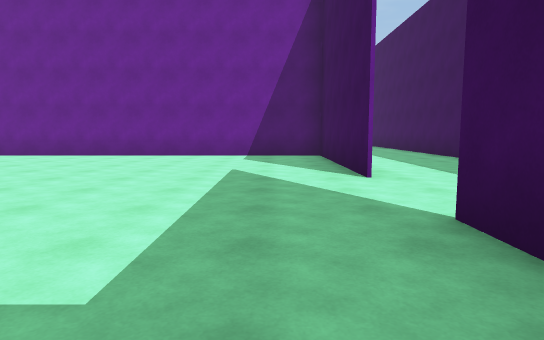
View 1 (above)

12 first-person views from a walk through a scene from a Unity 3-D project. The camera is 1.3 m above the floor, tilts 6° down and sees 75° across. The floor is counted in squares, 2 m on a side. Each view is taken from the middle of a square. On the plan, view 1 faces up. The plan holds only what a view shows up to about 10 squares ahead; the rest is blank. The place goes on beyond the plan. The player is left out.

View 2
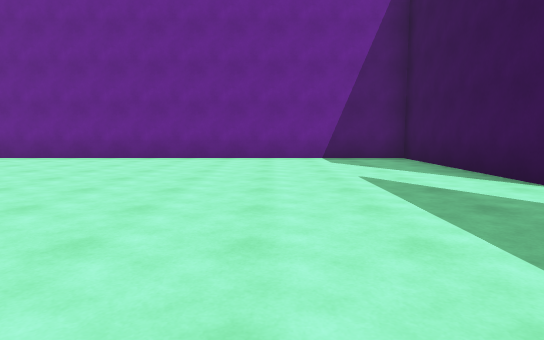

View 3
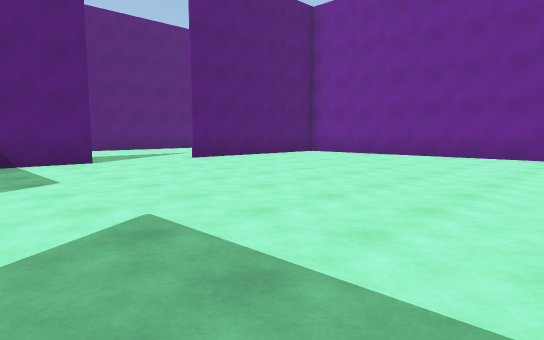

View 4
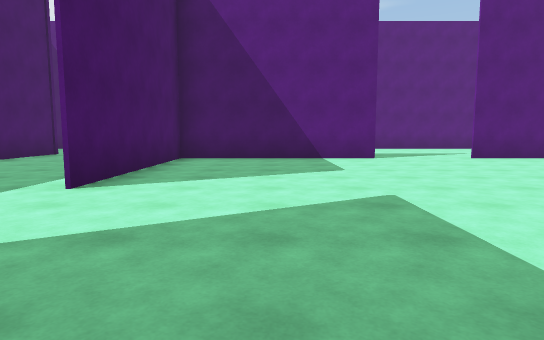

View 5
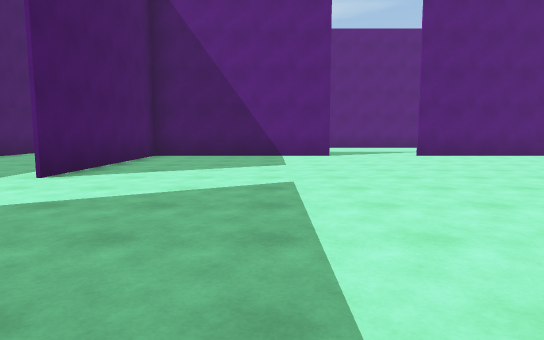

View 6
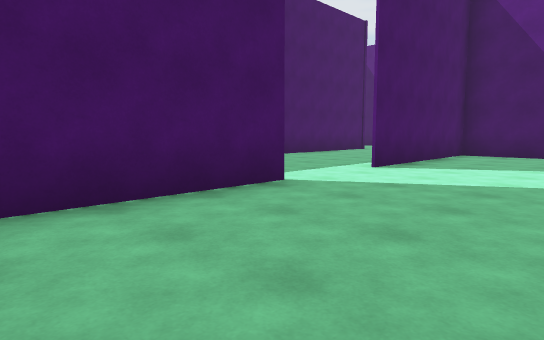

View 7
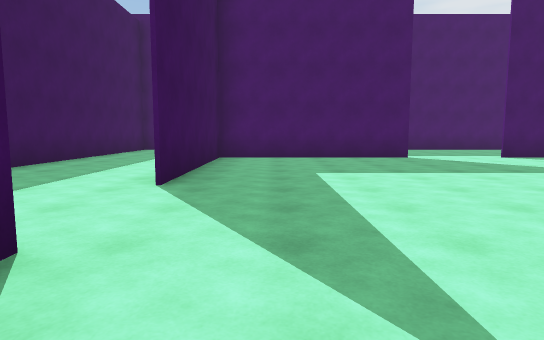

View 8
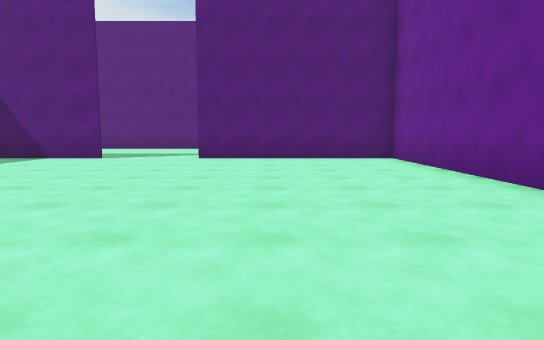

View 9
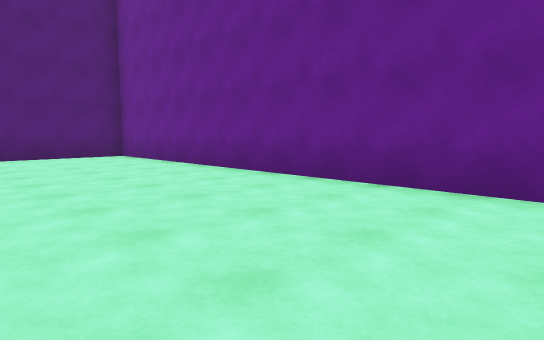

View 10
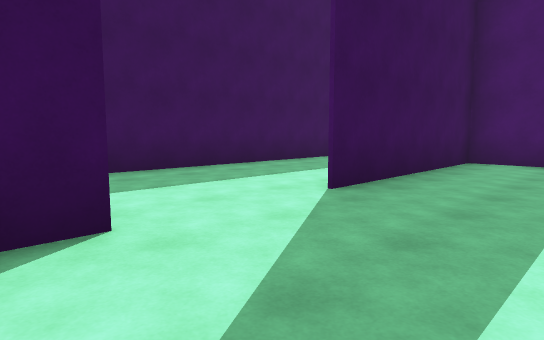

View 11
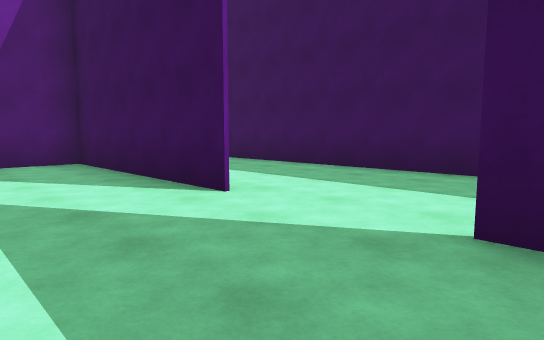

View 12
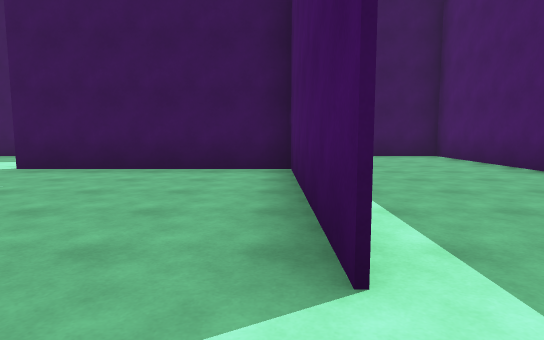

### Floor plan
Points are (right, up) in squares from view 1. A wall is a line through its corners. A room is listed if a view was taken in it or the views show most of it. See-through windows are left out.
Room 1 (views 1, 2, 3, 4, 5, 6, 7, 8, 9, 10, 11, 12)
walls: (-11.1, 2.8) (-11.1, -2.3) (-6, -2.3); (-3.6, -2.3) (1.4, -2.3) (1.4, 2.8); (1.4, 5) (1.4, 10.1) (-11.1, 10.1) (-11.1, 5.1)
ways out: opening at (-11, 4); opening at (-5.5, -3.2); opening at (2, 4)

Positions as (right, up) in squares from view 1, and headings:
1: (0, 0), facing up
2: (-2, 1), facing up
3: (-3, 0), facing up-left
4: (-2, 0), facing left
5: (-1, 1), facing left
6: (0, 1), facing down-left
7: (0, 7), facing down
8: (-2, 7), facing left
9: (-1, 6), facing up-left
10: (-1, 6), facing down-right
11: (-1, 2), facing up-right
12: (-5, -2), facing right
